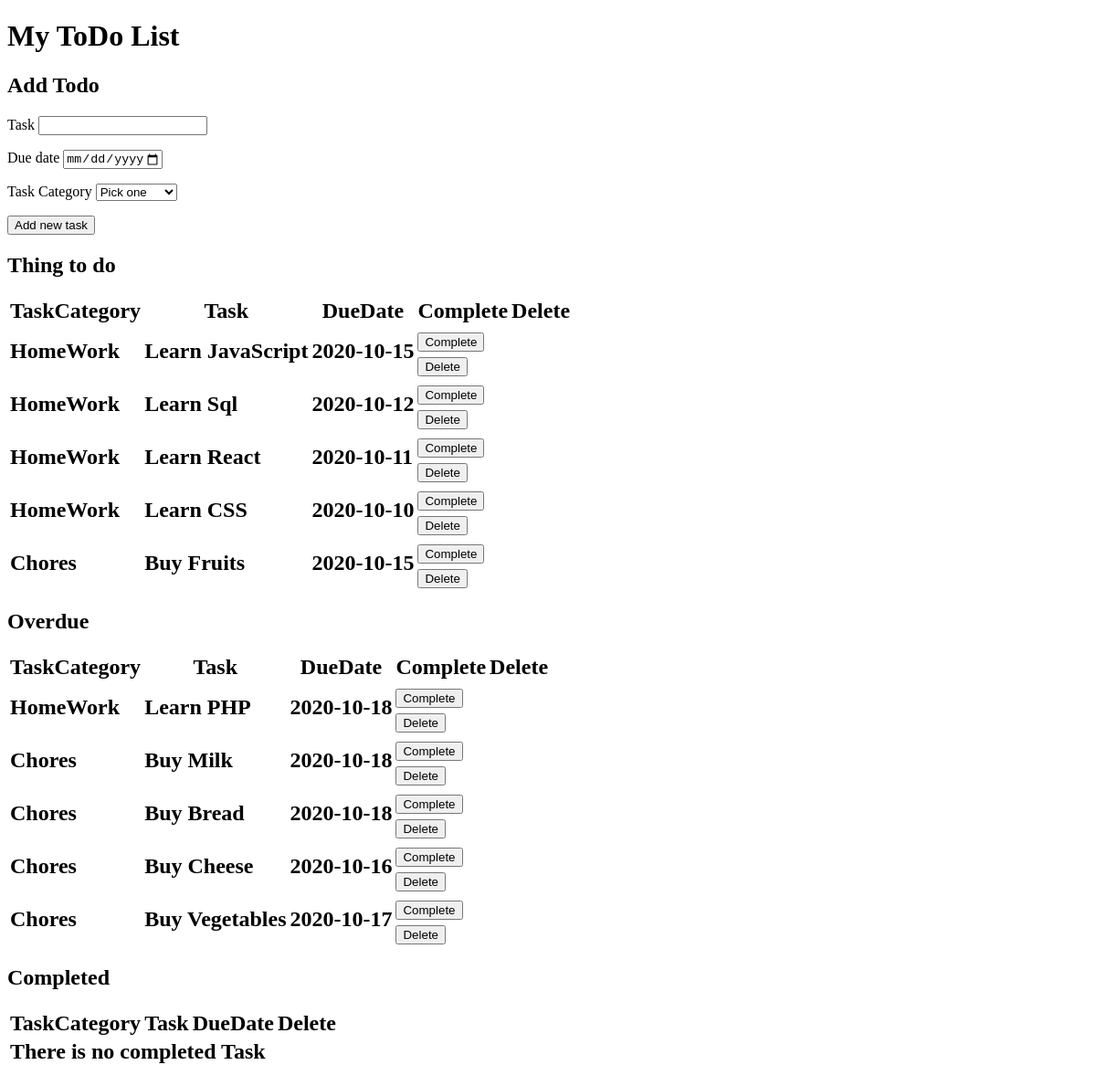
Before: / with the older database file.
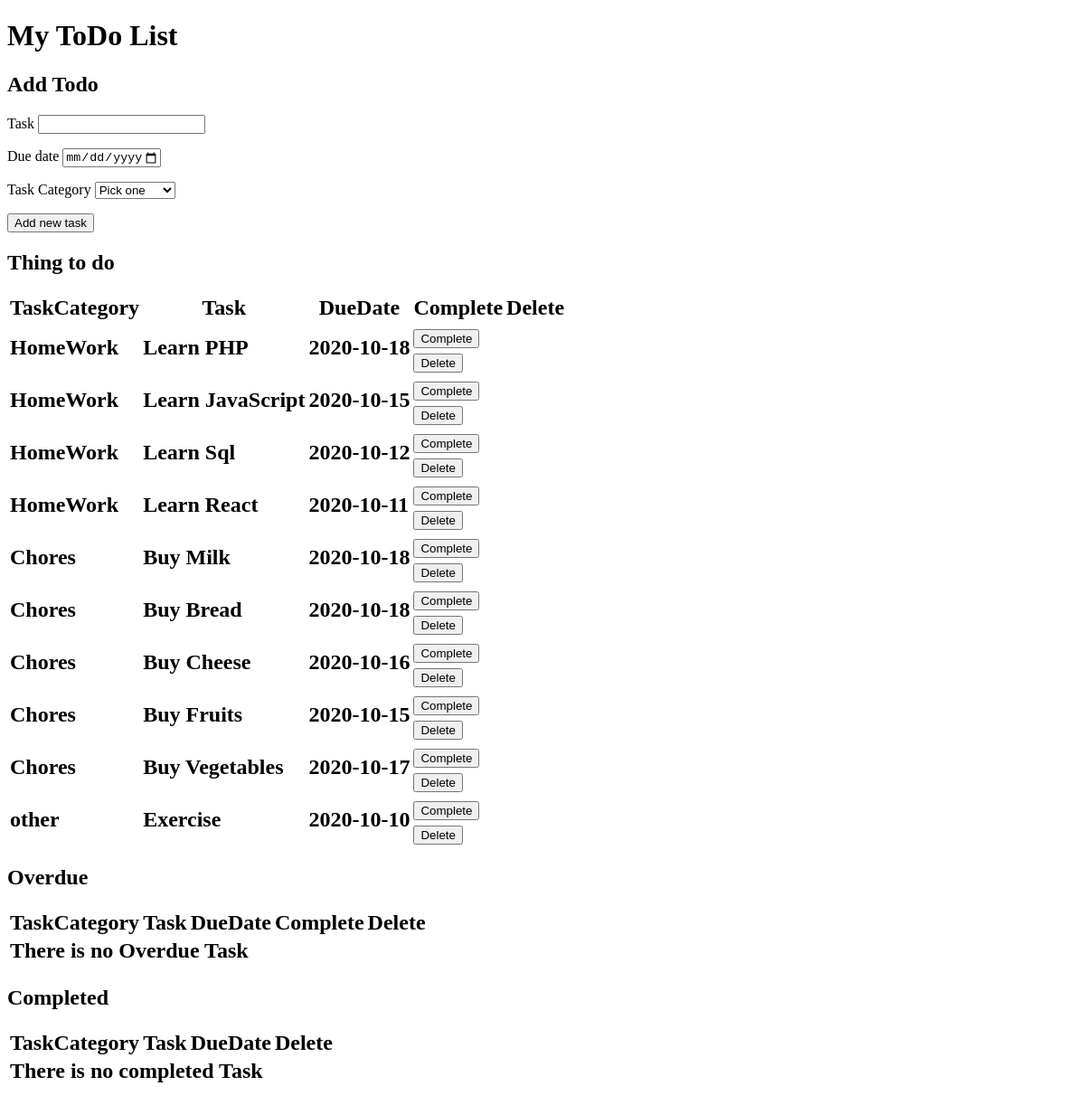
After: the same page with the newer database file.
### tables this page shows
CREATE TABLE thingstodo (
    ThingstodoID int(10) NOT NULL PRIMARY KEY AUTO_INCREMENT,
    TaskCategoryID tinyint(1) NOT NULL,    
    Task varchar(200) NOT NULL,
    DueDate date NOT NULL,    
    CONSTRAINT FK_thingstodo_taskcategory FOREIGN KEY (TaskCategoryID) REFERENCES taskcategory(TaskCategoryID)
         
);

CREATE TABLE taskcategory (    
    TaskCategoryID tinyint(1) NOT NULL PRIMARY KEY AUTO_INCREMENT,
    TaskCategory varchar(8) NOT NULL    
);

CREATE TABLE overdue (
    OverdueID int(10) NOT NULL PRIMARY KEY AUTO_INCREMENT,
    ThingstodoID int(10) NOT NULL,     
    TaskCategoryID tinyint(1) NOT NULL,  
    TaskCategory varchar(8) NOT NULL,   
    Task varchar(200) NOT NULL,
    DueDate date NOT NULL               
);

### index.php (the view, shortened to what this page needs)
<?php
    $connection = new mysqli( HOST, USER, PASSWORD, DATABASE );
    $things_to_do = null;
    $overdue = null;
    $completed = null;
    $completed_sql = "SELECT * FROM completed";
    $completed_result = $connection->query($completed_sql);
    if( $completed_result->num_rows === 0 ){
        $completed = "<tr><td colspan='4'>There is no completed Task</td><tr>";
    }
    $overdue_sql = "SELECT * FROM overdue";
    $overdue_result = $connection->query($overdue_sql);
    if( $overdue_result->num_rows === 0 ){
        $overdue = "<tr><td colspan='5'>There is no Overdue Task</td><tr>";
    } else {
        while( $row = $overdue_result->fetch_assoc() ){
            $overdue .= sprintf('
                <tr>
                    <td>%s</td>
                    <td>%s</td>
                    <td>%s</td>
                    <td>
                        <form method="GET" action="#">
                        <input type="hidden" value="%d" name="task_complete_id">
                        <input type="submit" value="Complete">
                        </form>
                        <form method="GET" action="#">
                        <input type="hidden" value="%d" name="task_delete_id">
                        <input type="submit" value="Delete">
                        </form>
                    </td>
                </tr>
                ',
                $row['TaskCategory'],
                $row['Task'],
                $row['DueDate'],
                $row['ThingstodoID'],
                $row['ThingstodoID']
            );
        }
    }
    $thingstodo_sql = "SELECT TaskCategory, Task, DueDate, ThingstodoID FROM thingstodo INNER JOIN taskcategory USING(TaskCategoryID)";
    $thingstodo_result = $connection->query($thingstodo_sql);
    if( $thingstodo_result->num_rows === 0 ){
        $things_to_do = "<tr><td colspan='5'>There is no Active Task</td><tr>";
    } else {
        while( $row = $thingstodo_result->fetch_assoc() ){
            $things_to_do .= sprintf('
                <tr>
                    <td>%s</td>
                    <td>%s</td>
                    <td>%s</td>
                    <td>
                        <form method="GET" action="#">
                        <input type="hidden" value="%d" name="task_complete_id">
                        <input type="submit" value="Complete">
                        </form>
                        <form method="GET" action="#">
                        <input type="hidden" value="%d" name="task_delete_id">
                        <input type="submit" value="Delete">
                        </form>
                    </td>
                </tr>
                ',
                $row['TaskCategory'],
                $row['Task'],
                $row['DueDate'],
                $row['ThingstodoID'],
                $row['ThingstodoID']
            );
        }
    }
?>
<!DOCTYPE html>
<html lang="en">
<head>
</head>
<body>
    <h1>My ToDo List</h1>
    <h2>Add Todo</h2>
    <form action="<?php echo htmlspecialchars($_SERVER['PHP_SELF']); ?>" method="GET" enctype="multipart/form-data">
        <p>
            <label for="task">Task</label>
            <input type="text" name="task" id="task">
        </p>
        <p>
            <label for="date">Due date</label>
            <input type="date" name="date" id="date" min="2020-01-01" max="2021-01-01">
        </p>
        <p>
            <label for="task_category">Task Category</label>
            <select name="task_category" id="task_category">
                <option value="">Pick one</option>
            </select>
        </p>
        <p>
            <input type="submit" value="Add new task">
        </p>
    </form>
    <h2>Thing to do<h2>
    <table>
        <tr>
            <th>TaskCategory</th>
            <th>Task</th>
            <th>DueDate</th>
            <th>Complete</th>
            <th>Delete</th>
        </tr>
        <?php echo $things_to_do; ?>
    </table>
    <h2>Overdue<h2>
    <table>
        <tr>
            <th>TaskCategory</th>
            <th>Task</th>
            <th>DueDate</th>
            <th>Complete</th>
            <th>Delete</th>
        </tr>
        <?php echo $overdue; ?>
    </table>
    <h2>Completed<h2>
    <table>
        <tr>
            <th>TaskCategory</th>
            <th>Task</th>
            <th>DueDate</th>
            <th>Delete</th>
        </tr>
        <?php echo $completed; ?>
    </table>
</body>
</html>

Changed rows visible on the page:
removed overdue: TaskCategory "HomeWork", Task "Learn PHP", DueDate "2020-10-18"
removed overdue: TaskCategory "Chores", Task "Buy Milk", DueDate "2020-10-18"
removed overdue: TaskCategory "Chores", Task "Buy Bread", DueDate "2020-10-18"
removed overdue: TaskCategory "Chores", Task "Buy Cheese", DueDate "2020-10-16"
removed overdue: TaskCategory "Chores", Task "Buy Vegetables", DueDate "2020-10-17"
added thingstodo: TaskCategoryID.TaskCategory "HomeWork", Task "Learn PHP", DueDate "2020-10-18"
added thingstodo: TaskCategoryID.TaskCategory "Chores", Task "Buy Milk", DueDate "2020-10-18"
added thingstodo: TaskCategoryID.TaskCategory "Chores", Task "Buy Bread", DueDate "2020-10-18"
added thingstodo: TaskCategoryID.TaskCategory "Chores", Task "Buy Cheese", DueDate "2020-10-16"
shown differently, row unchanged: thingstodo "Buy Fruits": moves up the list
added thingstodo: TaskCategoryID.TaskCategory "Chores", Task "Buy Vegetables", DueDate "2020-10-17"
changed thingstodo: TaskCategoryID.TaskCategory "HomeWork" → "other"; Task "Learn CSS" → "Exercise"
Other visible differences:
text now shown: "There is no Overdue Task"
